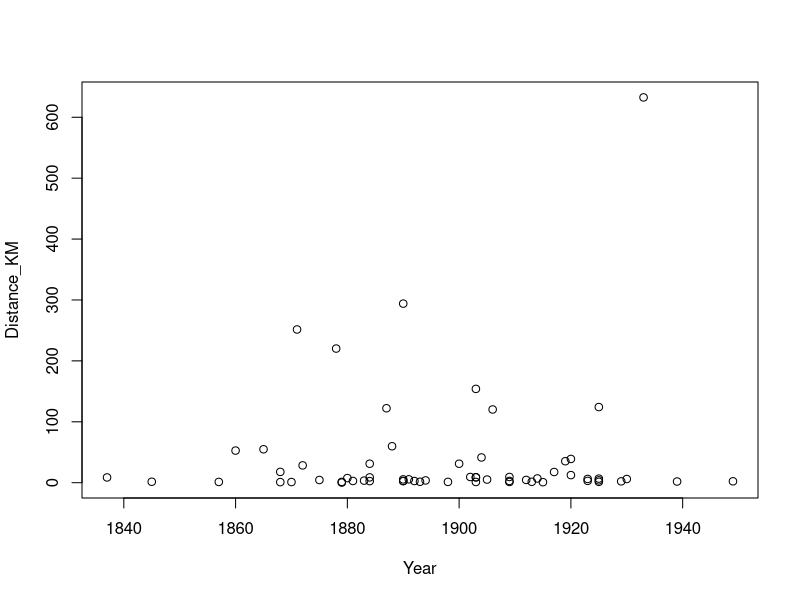
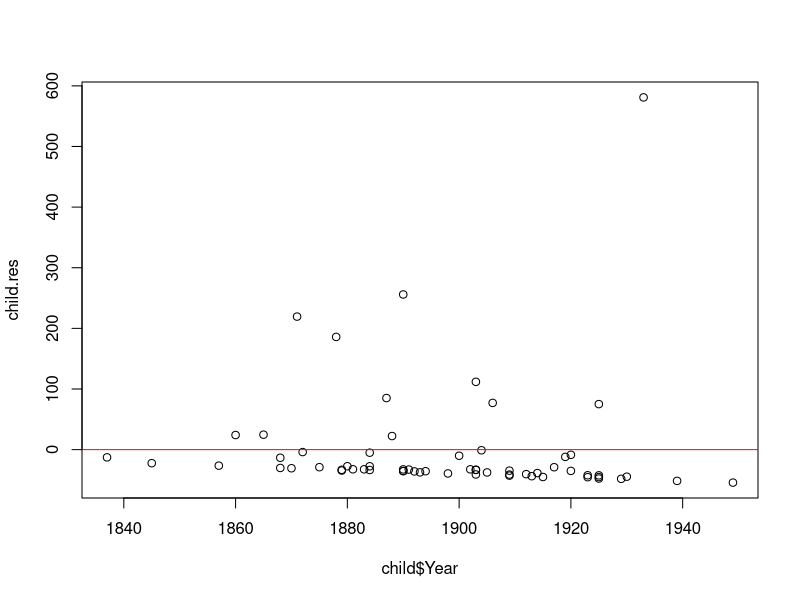
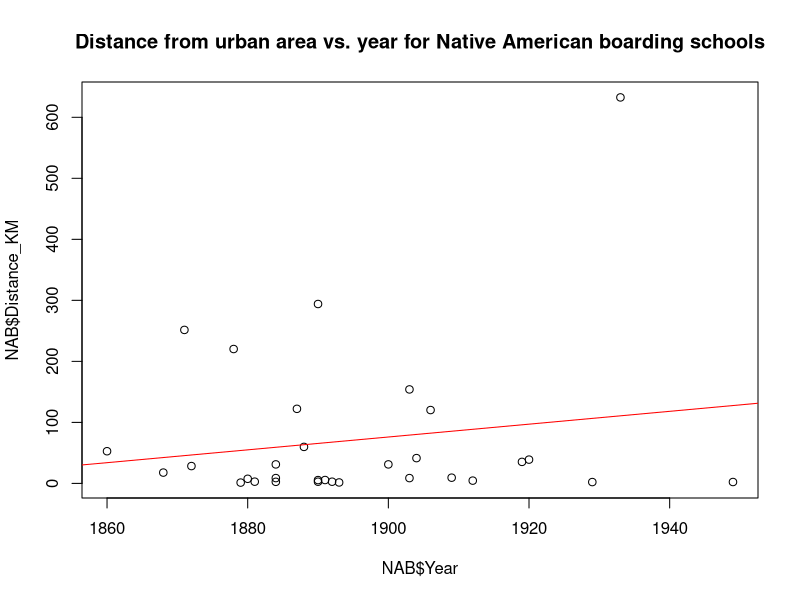
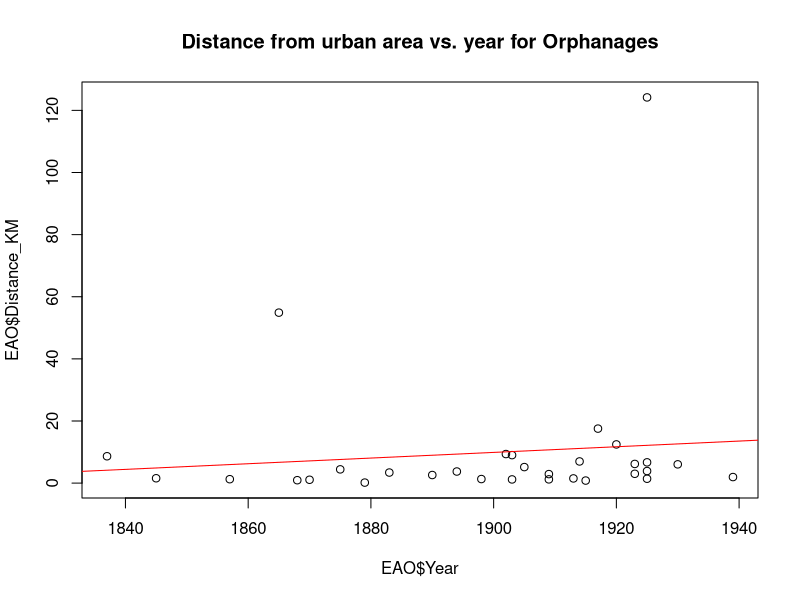
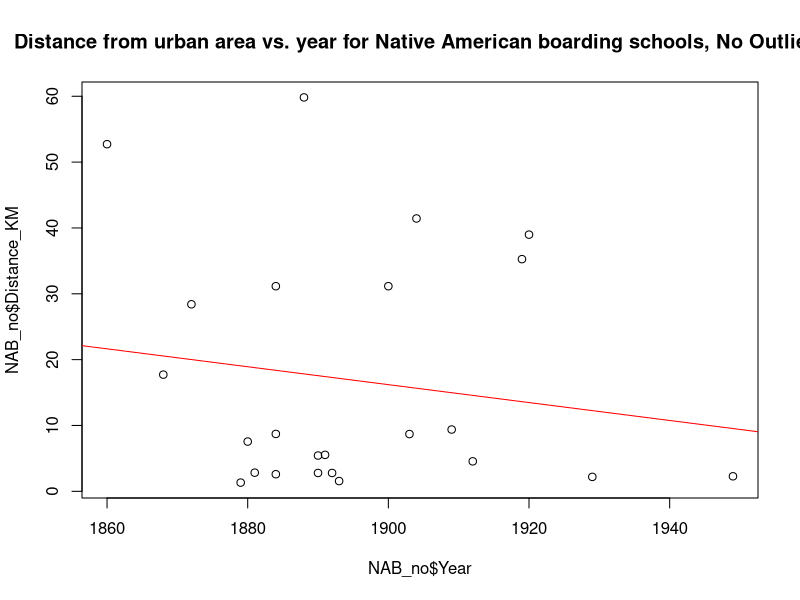
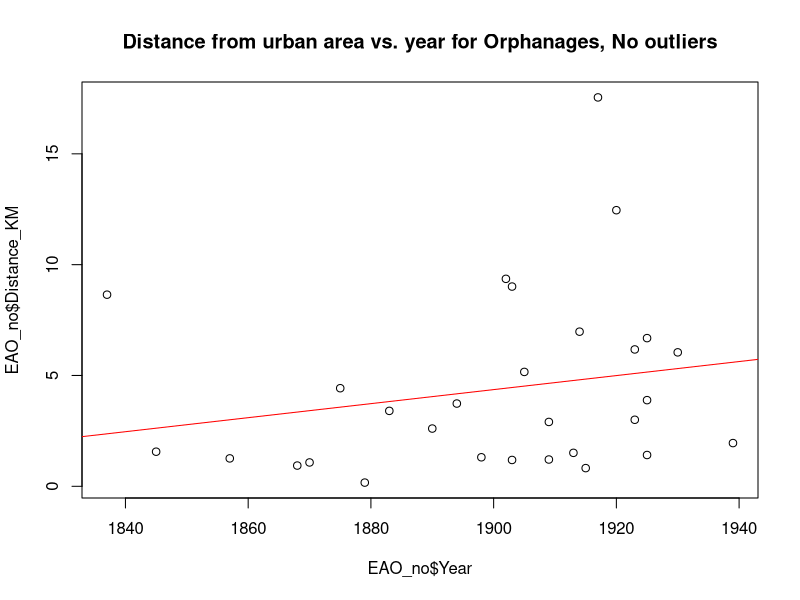

Recreate these plots in R, in order.
## ---- chunk 1
knitr::opts_chunk$set(echo = TRUE,
                      message = FALSE,
                      warning = FALSE)
## ---- chunk 2
child = read.csv("Combined_Orph_NA_data.csv")
## ---- chunk 3
plot(Distance_KM ~ Year, 
     data = child)
## ---- chunk 4
child.lm = lm(Distance_KM ~ Year, 
           data = child)
summary(child.lm)
## ---- chunk 5
child.res = resid(child.lm)
plot(child$Year, child.res)
abline(h = 0, col = "red")
summary(lm(child.res~child$Year))
## ---- chunk 6
NAB = subset(child, 
             Instit_Type == "NAB")
EAO = subset(child, 
             Instit_Type == "O")
## ---- chunk 7
plot(NAB$Distance_KM ~ NAB$Year, 
     main = "Distance from urban area vs. year for Native American boarding schools")
abline(lm(NAB$Distance_KM~NAB$Year), 
       col = "red")

plot(EAO$Distance_KM~EAO$Year, 
     main = "Distance from urban area vs. year for Orphanages")
abline(lm(EAO$Distance_KM~EAO$Year), 
       col = "red")
## ---- chunk 8
summary(lm(NAB$Distance_KM ~ NAB$Year))
summary(lm(EAO$Distance_KM ~ EAO$Year))
## ---- chunk 9
NAB_no = subset(NAB, NAB$Distance_KM < 100)
EAO_no = subset(EAO, EAO$Distance_KM < 50)
## ---- chunk 10
plot(NAB_no$Distance_KM~NAB_no$Year, 
     main = "Distance from urban area vs. year for Native American boarding schools, No Outliers")
abline(lm(NAB_no$Distance_KM ~ NAB_no$Year), 
       col = "red")

plot(EAO_no$Distance_KM~EAO_no$Year, 
     main = "Distance from urban area vs. year for Orphanages, No outliers")
abline(lm(EAO_no$Distance_KM ~ EAO_no$Year), 
       col = "red")
## ---- chunk 11
summary(lm(NAB_no$Distance_KM ~ NAB_no$Year))
summary(lm(EAO_no$Distance_KM ~ EAO_no$Year))
## ---- chunk 12
sessionInfo()
